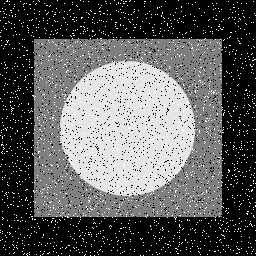
//> input picture Canny and Houghlines detecting the shape of the object with noise handling/salt.tif, 256 x 256 px
$ ./app   (built with g++ and OpenCV 4)
//> lines starting //> are read from the running program, lines starting //| are printed output that depends on the picture; after the words box and inside, x2 and y2 are one past the last pixel; in counts of white or black regions, pixels touching at a corner belong together
//> further down, src is the input picture: 256 rows x 256 cols, CV_8UC3; min 0, max 255, mean 90.9
#include "opencv2/imgproc/imgproc.hpp"
#include "opencv2/highgui/highgui.hpp"
#include <stdlib.h>
#include <stdio.h>
#include <iostream>

using namespace cv;
using namespace std;
/// Global variables

Mat src, src_gray;
Mat dst, detected_edges;

int edgeThresh = 1;
int lowThreshold=100;
int highThreshold=200;
int const max_lowThreshold = 500;
int const max_sigma = 100;
int ratio = 3;
int kernel_size = 3;
int sigma=2;
int houghThresh = 35;
int minLineLength = 20;

char* window_name = "Edge Map";

void getLines(Mat & detEdges, Mat & src){
    vector<Vec4i> lines;
    HoughLinesP(detEdges, lines, 1, CV_PI/180, houghThresh, minLineLength, 10 );
    Mat clone = src.clone();
    for( size_t i = 0; i < lines.size(); i++ )
    {
        Vec4i l = lines[i];
        line( clone, Point(l[0], l[1]), Point(l[2], l[3]), Scalar(0,0,255), 2, CV_AA);
    }
    imshow("lines", clone);

}

/**
 * @function CannyThreshold
 * @brief Trackbar callback - Canny thresholds input with a ratio 1:3
 */
void CannyThreshold(int, void*)
{
  /// Reduce noise with a kernel 3x3
  GaussianBlur( src_gray, detected_edges, Size(7,7), sigma);
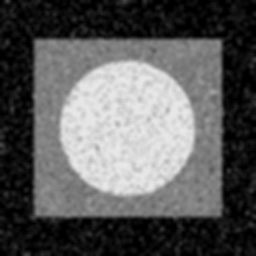
//> detected_edges: 256 rows x 256 cols, CV_8UC1; min 0, max 233, mean 90.9

  /// Canny detector
  Canny( detected_edges, detected_edges, lowThreshold, highThreshold, kernel_size );
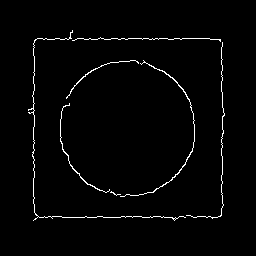
//> detected_edges: 256 rows x 256 cols, CV_8UC1; 1.9% white in thin lines or dots, all inside (x1, y1, x2, y2) = (28, 30, 225, 221)

  /// Using Canny's output as a mask, we display our result
  dst = Scalar::all(0);

  src.copyTo( dst, detected_edges);

  getLines(detected_edges, src);
//> in getLines, `HoughLinesP(detEdges, lines, 1, CV_PI/180, houghThresh, minLineLength,..`: lines = 11 lines (x1, y1, x2, y2), first 8: [37, 38, 209, 38], [222, 207, 222, 92], [33, 114, 33, 72], [221, 91, 221, 47], [37, 217, 217, 217], [34, 126, 34, 103], [121, 216, 163, 216], [35, 39, 127, 39]
//> the loop in getLines, `for( size_t i = 0; i < lines.size(); i++ )` made 11 passes
//> after the loop in getLines, `for( size_t i = 0; i < lines.size(); i++ )`:
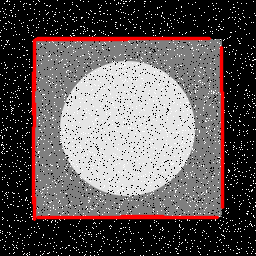
//> clone: 256 rows x 256 cols, CV_8UC3; 5.63% of pixels changed, all inside (x1, y1, x2, y2) = (31, 36, 225, 222)

  imshow( window_name, detected_edges );
}


/** @function main */
int main( int argc, char** argv )
{
  /// Load an image
  src = imread( "salt.tif" );

  if( !src.data )
  { return -1; }

  /// Create a matrix of the same type and size as src (for dst)
  dst.create( src.size(), src.type() );

  /// Convert the image to grayscale
  cvtColor( src, src_gray, CV_BGR2GRAY );

  /// Create a window
  namedWindow( window_name, CV_WINDOW_AUTOSIZE );

  /// Create a Trackbar for user to enter threshold
  createTrackbar( "Min Threshold:", window_name, &lowThreshold, max_lowThreshold, CannyThreshold );
  /// Create a Trackbar for user to enter threshold
  createTrackbar( "high Threshold:", window_name, &highThreshold, max_lowThreshold, CannyThreshold );
  /// Create a Trackbar for user to enter threshold
  createTrackbar( "Sigma:", window_name, &sigma, max_sigma, CannyThreshold );
  /// Create a Trackbar for user to enter threshold
  createTrackbar( "Hough Threshold:", window_name, &houghThresh, max_sigma, CannyThreshold );
  /// Create a Trackbar for user to enter threshold
  createTrackbar( "Min Line Length:", window_name, &minLineLength, max_sigma, CannyThreshold );


  /// Show the image
  CannyThreshold(0, 0);

  /// Wait until user exit program by pressing a key
  waitKey(0);

  return 0;
  }
